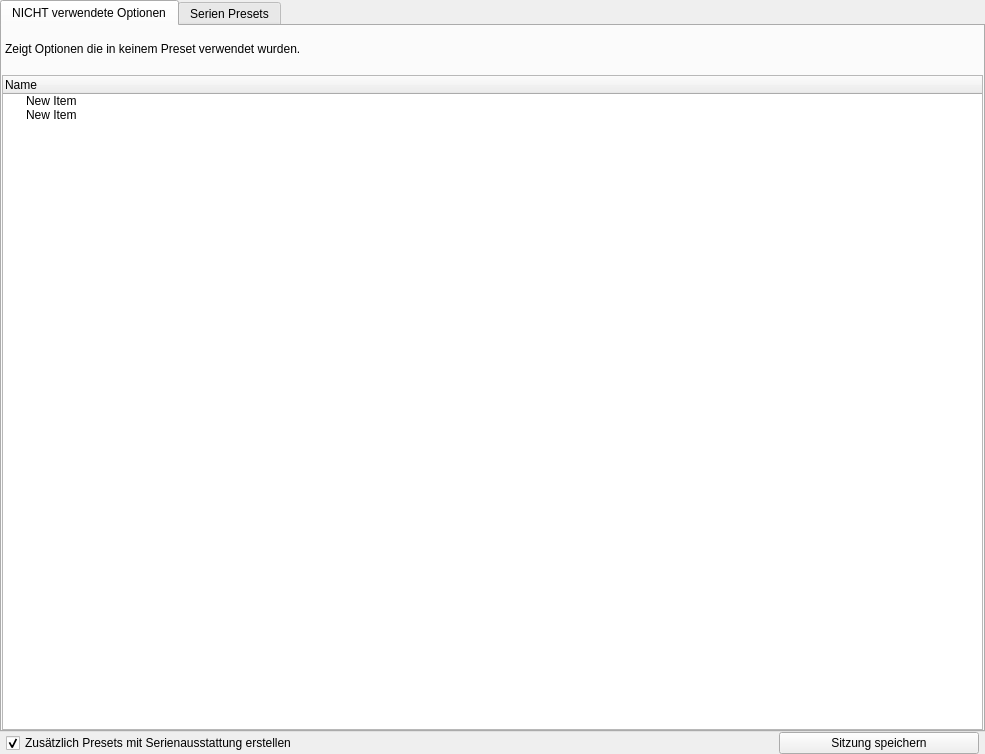
<?xml version="1.0" encoding="UTF-8"?>
<ui version="4.0">
 <class>WizardPage</class>
 <widget class="QWizardPage" name="WizardPage">
  <property name="geometry">
   <rect>
    <x>0</x>
    <y>0</y>
    <width>985</width>
    <height>754</height>
   </rect>
  </property>
  <property name="windowTitle">
   <string>Qob 9000 Result</string>
  </property>
  <layout class="QVBoxLayout" name="verticalLayout_3">
   <property name="spacing">
    <number>0</number>
   </property>
   <property name="leftMargin">
    <number>0</number>
   </property>
   <property name="topMargin">
    <number>0</number>
   </property>
   <property name="rightMargin">
    <number>0</number>
   </property>
   <property name="bottomMargin">
    <number>0</number>
   </property>
   <item>
    <widget class="QTabWidget" name="tabWidget">
     <property name="currentIndex">
      <number>0</number>
     </property>
     <widget class="QWidget" name="tab">
      <attribute name="icon">
       <iconset resource="res/preset_editor_rsc.qrc">
        <normaloff>:/main/options-neg.png</normaloff>:/main/options-neg.png</iconset>
      </attribute>
      <attribute name="title">
       <string>NICHT verwendete Optionen</string>
      </attribute>
      <layout class="QVBoxLayout" name="verticalLayout_2">
       <property name="spacing">
        <number>0</number>
       </property>
       <property name="leftMargin">
        <number>0</number>
       </property>
       <property name="topMargin">
        <number>0</number>
       </property>
       <property name="rightMargin">
        <number>0</number>
       </property>
       <property name="bottomMargin">
        <number>0</number>
       </property>
       <item>
        <widget class="QWidget" name="widget" native="true">
         <layout class="QVBoxLayout" name="verticalLayout">
          <property name="spacing">
           <number>0</number>
          </property>
          <property name="leftMargin">
           <number>0</number>
          </property>
          <property name="topMargin">
           <number>0</number>
          </property>
          <property name="rightMargin">
           <number>0</number>
          </property>
          <property name="bottomMargin">
           <number>0</number>
          </property>
          <item>
           <layout class="QHBoxLayout" name="horizontalLayout_Titel_2">
            <property name="spacing">
             <number>0</number>
            </property>
            <property name="leftMargin">
             <number>3</number>
            </property>
            <property name="topMargin">
             <number>3</number>
            </property>
            <property name="rightMargin">
             <number>3</number>
            </property>
            <property name="bottomMargin">
             <number>6</number>
            </property>
            <item alignment="Qt::AlignVCenter">
             <widget class="QLabel" name="labelResult_2">
              <property name="minimumSize">
               <size>
                <width>0</width>
                <height>40</height>
               </size>
              </property>
              <property name="maximumSize">
               <size>
                <width>16777215</width>
                <height>40</height>
               </size>
              </property>
              <property name="text">
               <string>Zeigt Optionen die in keinem Preset verwendet wurden.</string>
              </property>
              <property name="wordWrap">
               <bool>true</bool>
              </property>
             </widget>
            </item>
           </layout>
          </item>
          <item>
           <widget class="QTreeWidget" name="treeWidget_Result">
            <property name="whatsThis">
             <string>Dieser Baum zeigt verfügbare Paketoptionen für das aktuelle Modell.</string>
            </property>
            <property name="dragDropMode">
             <enum>QAbstractItemView::DragOnly</enum>
            </property>
            <property name="selectionMode">
             <enum>QAbstractItemView::ExtendedSelection</enum>
            </property>
            <column>
             <property name="text">
              <string>Name</string>
             </property>
            </column>
            <item>
             <property name="text">
              <string>New Item</string>
             </property>
            </item>
            <item>
             <property name="text">
              <string>New Item</string>
             </property>
            </item>
           </widget>
          </item>
         </layout>
        </widget>
       </item>
      </layout>
     </widget>
     <widget class="QWidget" name="tab_2">
      <attribute name="icon">
       <iconset resource="res/preset_editor_rsc.qrc">
        <normaloff>:/type/car.png</normaloff>:/type/car.png</iconset>
      </attribute>
      <attribute name="title">
       <string>Serien Presets</string>
      </attribute>
      <layout class="QVBoxLayout" name="verticalLayout_4">
       <property name="spacing">
        <number>0</number>
       </property>
       <property name="leftMargin">
        <number>0</number>
       </property>
       <property name="topMargin">
        <number>0</number>
       </property>
       <property name="rightMargin">
        <number>0</number>
       </property>
       <property name="bottomMargin">
        <number>0</number>
       </property>
       <item>
        <layout class="QHBoxLayout" name="horizontalLayout_Titel">
         <property name="spacing">
          <number>0</number>
         </property>
         <property name="topMargin">
          <number>3</number>
         </property>
         <property name="bottomMargin">
          <number>6</number>
         </property>
         <item alignment="Qt::AlignVCenter">
          <widget class="QLabel" name="label_LogoPreset">
           <property name="minimumSize">
            <size>
             <width>35</width>
             <height>35</height>
            </size>
           </property>
           <property name="maximumSize">
            <size>
             <width>35</width>
             <height>35</height>
            </size>
           </property>
           <property name="text">
            <string/>
           </property>
           <property name="pixmap">
            <pixmap resource="res/preset_editor_rsc.qrc">:/type/car.png</pixmap>
           </property>
           <property name="scaledContents">
            <bool>true</bool>
           </property>
          </widget>
         </item>
         <item alignment="Qt::AlignVCenter">
          <widget class="QLabel" name="labelResult">
           <property name="minimumSize">
            <size>
             <width>0</width>
             <height>40</height>
            </size>
           </property>
           <property name="maximumSize">
            <size>
             <width>16777215</width>
             <height>40</height>
            </size>
           </property>
           <property name="text">
            <string>Serienpresets die in den gewählten Farbkombinationen enthalten sind.</string>
           </property>
           <property name="wordWrap">
            <bool>true</bool>
           </property>
          </widget>
         </item>
        </layout>
       </item>
       <item>
        <widget class="QTreeWidget" name="treeWidget_Trim">
         <property name="whatsThis">
          <string>Dieser Baum zeigt verfügbare Paketoptionen für das aktuelle Modell.</string>
         </property>
         <property name="dragDropMode">
          <enum>QAbstractItemView::DragOnly</enum>
         </property>
         <property name="selectionMode">
          <enum>QAbstractItemView::ExtendedSelection</enum>
         </property>
         <column>
          <property name="text">
           <string>Name</string>
          </property>
         </column>
         <item>
          <property name="text">
           <string>New Item</string>
          </property>
         </item>
         <item>
          <property name="text">
           <string>New Item</string>
          </property>
         </item>
        </widget>
       </item>
      </layout>
     </widget>
    </widget>
   </item>
   <item>
    <layout class="QHBoxLayout" name="horizontalLayout">
     <property name="leftMargin">
      <number>6</number>
     </property>
     <property name="rightMargin">
      <number>6</number>
     </property>
     <item>
      <widget class="QCheckBox" name="checkBoxCreateTrim">
       <property name="whatsThis">
        <string>Stellt sicher das Presets mit Serienausstattung erstellt werden auch wenn die gewählten Presets keine Serien Farbkombination enthalten.</string>
       </property>
       <property name="text">
        <string>Zusätzlich Presets mit Serienausstattung erstellen</string>
       </property>
       <property name="checked">
        <bool>true</bool>
       </property>
      </widget>
     </item>
     <item>
      <widget class="QPushButton" name="saveBtn">
       <property name="minimumSize">
        <size>
         <width>40</width>
         <height>0</height>
        </size>
       </property>
       <property name="maximumSize">
        <size>
         <width>200</width>
         <height>16777215</height>
        </size>
       </property>
       <property name="text">
        <string>Sitzung speichern</string>
       </property>
       <property name="icon">
        <iconset resource="res/preset_editor_rsc.qrc">
         <normaloff>:/main/disk.png</normaloff>:/main/disk.png</iconset>
       </property>
      </widget>
     </item>
    </layout>
   </item>
  </layout>
 </widget>
 <resources>
  <include location="res/preset_editor_rsc.qrc"/>
  <include location="res/preset_editor_rsc.qrc"/>
 </resources>
 <connections/>
</ui>
